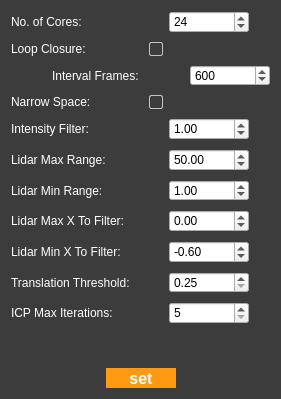
<?xml version="1.0" encoding="UTF-8"?>
<ui version="4.0">
 <class>settingClass</class>
 <widget class="QDialog" name="settingClass">
  <property name="geometry">
   <rect>
    <x>0</x>
    <y>0</y>
    <width>281</width>
    <height>399</height>
   </rect>
  </property>
  <property name="windowTitle">
   <string>setting</string>
  </property>
  <property name="styleSheet">
   <string notr="true">QGroupBox{border:none;}

QWidget#settingClass{background-color:#3d3c3c}

QPushButton{color:#ffffff} QPushButton{background:#ff9912;border:1px solid rgba(0,0,0,0);}
QPushButton::pressed{background-color:#969292} 
QPushButton::hover{background-color:#faab43} 

QLineEdit{background-color:#ffffff}

QCheckBox{color:#ff9800}
QCheckBox::indicator{ border: 1px solid #c4c4c4; border-radius: 2px;} 
QCheckBox::indicator:checked{ background-color:#FAAB43; }
QCheckBox::indicator:disabled{ background-color:#D9D9D9; } 

QDoubleSpinBox{selection-background-color: #faa028;}
QSpinBox{selection-background-color: #faa028;}

QLabel{color:#ffffff}</string>
  </property>
  <layout class="QVBoxLayout" name="verticalLayout_2">
   <item>
    <layout class="QVBoxLayout" name="verticalLayout">
     <property name="spacing">
      <number>9</number>
     </property>
     <item>
      <layout class="QHBoxLayout" name="horizontalLayout">
       <item>
        <widget class="QLabel" name="label_noOfCores">
         <property name="minimumSize">
          <size>
           <width>132</width>
           <height>0</height>
          </size>
         </property>
         <property name="font">
          <font>
           <family>Arial</family>
           <pointsize>9</pointsize>
           <weight>50</weight>
           <bold>false</bold>
          </font>
         </property>
         <property name="toolTip">
          <string>Number of cores</string>
         </property>
         <property name="text">
          <string>No. of Cores: </string>
         </property>
        </widget>
       </item>
       <item>
        <spacer name="horizontalSpacer_17">
         <property name="orientation">
          <enum>Qt::Horizontal</enum>
         </property>
         <property name="sizeHint" stdset="0">
          <size>
           <width>40</width>
           <height>20</height>
          </size>
         </property>
        </spacer>
       </item>
       <item>
        <widget class="QSpinBox" name="spinBox_noOfCores">
         <property name="minimumSize">
          <size>
           <width>80</width>
           <height>20</height>
          </size>
         </property>
         <property name="suffix">
          <string/>
         </property>
         <property name="prefix">
          <string/>
         </property>
         <property name="value">
          <number>24</number>
         </property>
        </widget>
       </item>
       <item>
        <spacer name="horizontalSpacer_2">
         <property name="orientation">
          <enum>Qt::Horizontal</enum>
         </property>
         <property name="sizeHint" stdset="0">
          <size>
           <width>40</width>
           <height>20</height>
          </size>
         </property>
        </spacer>
       </item>
      </layout>
     </item>
     <item>
      <layout class="QHBoxLayout" name="horizontalLayout_2">
       <item>
        <widget class="QLabel" name="label_loopClosure">
         <property name="minimumSize">
          <size>
           <width>132</width>
           <height>0</height>
          </size>
         </property>
         <property name="font">
          <font>
           <family>Arial</family>
           <pointsize>9</pointsize>
           <weight>50</weight>
           <bold>false</bold>
          </font>
         </property>
         <property name="text">
          <string>Loop Closure:</string>
         </property>
        </widget>
       </item>
       <item>
        <widget class="QCheckBox" name="checkBox_loopClosure">
         <property name="text">
          <string/>
         </property>
        </widget>
       </item>
      </layout>
     </item>
     <item>
      <layout class="QHBoxLayout" name="horizontalLayout_3">
       <item>
        <spacer name="horizontalSpacer">
         <property name="orientation">
          <enum>Qt::Horizontal</enum>
         </property>
         <property name="sizeHint" stdset="0">
          <size>
           <width>40</width>
           <height>20</height>
          </size>
         </property>
        </spacer>
       </item>
       <item>
        <widget class="QLabel" name="label_intervalFrames">
         <property name="minimumSize">
          <size>
           <width>132</width>
           <height>0</height>
          </size>
         </property>
         <property name="font">
          <font>
           <family>Arial</family>
           <pointsize>9</pointsize>
           <weight>50</weight>
           <bold>false</bold>
          </font>
         </property>
         <property name="text">
          <string>Interval Frames:</string>
         </property>
        </widget>
       </item>
       <item>
        <widget class="QSpinBox" name="spinBox_intervalFrames">
         <property name="minimumSize">
          <size>
           <width>80</width>
           <height>20</height>
          </size>
         </property>
         <property name="maximum">
          <number>1000000000</number>
         </property>
         <property name="value">
          <number>600</number>
         </property>
        </widget>
       </item>
      </layout>
     </item>
     <item>
      <layout class="QHBoxLayout" name="horizontalLayout_4">
       <item>
        <widget class="QLabel" name="label_narrowSpace">
         <property name="minimumSize">
          <size>
           <width>132</width>
           <height>0</height>
          </size>
         </property>
         <property name="font">
          <font>
           <family>Arial</family>
           <pointsize>9</pointsize>
           <weight>50</weight>
           <bold>false</bold>
          </font>
         </property>
         <property name="text">
          <string>Narrow Space:</string>
         </property>
        </widget>
       </item>
       <item>
        <widget class="QCheckBox" name="checkBox_narrowSpace">
         <property name="text">
          <string/>
         </property>
        </widget>
       </item>
      </layout>
     </item>
     <item>
      <layout class="QHBoxLayout" name="horizontalLayout_5">
       <item>
        <widget class="QLabel" name="label_intensityFilter">
         <property name="minimumSize">
          <size>
           <width>132</width>
           <height>0</height>
          </size>
         </property>
         <property name="font">
          <font>
           <family>Arial</family>
           <pointsize>9</pointsize>
           <weight>50</weight>
           <bold>false</bold>
          </font>
         </property>
         <property name="text">
          <string>Intensity Filter:</string>
         </property>
        </widget>
       </item>
       <item>
        <spacer name="horizontalSpacer_3">
         <property name="orientation">
          <enum>Qt::Horizontal</enum>
         </property>
         <property name="sizeHint" stdset="0">
          <size>
           <width>40</width>
           <height>20</height>
          </size>
         </property>
        </spacer>
       </item>
       <item>
        <widget class="QDoubleSpinBox" name="doubleSpinBox_intensityFilter">
         <property name="minimumSize">
          <size>
           <width>80</width>
           <height>20</height>
          </size>
         </property>
         <property name="maximum">
          <double>10.000000000000000</double>
         </property>
         <property name="value">
          <double>1.000000000000000</double>
         </property>
        </widget>
       </item>
       <item>
        <spacer name="horizontalSpacer_4">
         <property name="orientation">
          <enum>Qt::Horizontal</enum>
         </property>
         <property name="sizeHint" stdset="0">
          <size>
           <width>40</width>
           <height>20</height>
          </size>
         </property>
        </spacer>
       </item>
      </layout>
     </item>
     <item>
      <layout class="QHBoxLayout" name="horizontalLayout_6">
       <item>
        <widget class="QLabel" name="label_lidarMaxRange">
         <property name="minimumSize">
          <size>
           <width>132</width>
           <height>0</height>
          </size>
         </property>
         <property name="font">
          <font>
           <family>Arial</family>
           <pointsize>9</pointsize>
           <weight>50</weight>
           <bold>false</bold>
          </font>
         </property>
         <property name="text">
          <string>Lidar Max Range:</string>
         </property>
        </widget>
       </item>
       <item>
        <spacer name="horizontalSpacer_11">
         <property name="orientation">
          <enum>Qt::Horizontal</enum>
         </property>
         <property name="sizeHint" stdset="0">
          <size>
           <width>40</width>
           <height>20</height>
          </size>
         </property>
        </spacer>
       </item>
       <item>
        <widget class="QDoubleSpinBox" name="doubleSpinBox_lidarMaxRange">
         <property name="minimumSize">
          <size>
           <width>80</width>
           <height>20</height>
          </size>
         </property>
         <property name="minimum">
          <double>10.000000000000000</double>
         </property>
         <property name="maximum">
          <double>300.000000000000000</double>
         </property>
         <property name="value">
          <double>50.000000000000000</double>
         </property>
        </widget>
       </item>
       <item>
        <spacer name="horizontalSpacer_5">
         <property name="orientation">
          <enum>Qt::Horizontal</enum>
         </property>
         <property name="sizeHint" stdset="0">
          <size>
           <width>40</width>
           <height>20</height>
          </size>
         </property>
        </spacer>
       </item>
      </layout>
     </item>
     <item>
      <layout class="QHBoxLayout" name="horizontalLayout_7">
       <item>
        <widget class="QLabel" name="label_lidarMinRange">
         <property name="minimumSize">
          <size>
           <width>132</width>
           <height>0</height>
          </size>
         </property>
         <property name="font">
          <font>
           <family>Arial</family>
           <pointsize>9</pointsize>
           <weight>50</weight>
           <bold>false</bold>
          </font>
         </property>
         <property name="text">
          <string>Lidar Min Range:</string>
         </property>
        </widget>
       </item>
       <item>
        <spacer name="horizontalSpacer_12">
         <property name="orientation">
          <enum>Qt::Horizontal</enum>
         </property>
         <property name="sizeHint" stdset="0">
          <size>
           <width>40</width>
           <height>20</height>
          </size>
         </property>
        </spacer>
       </item>
       <item>
        <widget class="QDoubleSpinBox" name="doubleSpinBox_lidarMinRange">
         <property name="minimumSize">
          <size>
           <width>80</width>
           <height>20</height>
          </size>
         </property>
         <property name="minimum">
          <double>0.100000000000000</double>
         </property>
         <property name="maximum">
          <double>2.000000000000000</double>
         </property>
         <property name="value">
          <double>1.000000000000000</double>
         </property>
        </widget>
       </item>
       <item>
        <spacer name="horizontalSpacer_6">
         <property name="orientation">
          <enum>Qt::Horizontal</enum>
         </property>
         <property name="sizeHint" stdset="0">
          <size>
           <width>40</width>
           <height>20</height>
          </size>
         </property>
        </spacer>
       </item>
      </layout>
     </item>
     <item>
      <layout class="QHBoxLayout" name="horizontalLayout_8">
       <item>
        <widget class="QLabel" name="label_lidarMaxXToFilter">
         <property name="minimumSize">
          <size>
           <width>132</width>
           <height>0</height>
          </size>
         </property>
         <property name="font">
          <font>
           <family>Arial</family>
           <pointsize>9</pointsize>
           <weight>50</weight>
           <bold>false</bold>
          </font>
         </property>
         <property name="text">
          <string>Lidar Max X To Filter:</string>
         </property>
        </widget>
       </item>
       <item>
        <spacer name="horizontalSpacer_13">
         <property name="orientation">
          <enum>Qt::Horizontal</enum>
         </property>
         <property name="sizeHint" stdset="0">
          <size>
           <width>40</width>
           <height>20</height>
          </size>
         </property>
        </spacer>
       </item>
       <item>
        <widget class="QDoubleSpinBox" name="doubleSpinBox_lidarMaxXToFilter">
         <property name="minimumSize">
          <size>
           <width>80</width>
           <height>20</height>
          </size>
         </property>
         <property name="minimum">
          <double>-4.000000000000000</double>
         </property>
         <property name="maximum">
          <double>4.000000000000000</double>
         </property>
        </widget>
       </item>
       <item>
        <spacer name="horizontalSpacer_7">
         <property name="orientation">
          <enum>Qt::Horizontal</enum>
         </property>
         <property name="sizeHint" stdset="0">
          <size>
           <width>40</width>
           <height>20</height>
          </size>
         </property>
        </spacer>
       </item>
      </layout>
     </item>
     <item>
      <layout class="QHBoxLayout" name="horizontalLayout_9">
       <item>
        <widget class="QLabel" name="label_lidarMinXToFilter">
         <property name="minimumSize">
          <size>
           <width>132</width>
           <height>0</height>
          </size>
         </property>
         <property name="font">
          <font>
           <family>Arial</family>
           <pointsize>9</pointsize>
           <weight>50</weight>
           <bold>false</bold>
          </font>
         </property>
         <property name="text">
          <string>Lidar Min X To Filter:</string>
         </property>
        </widget>
       </item>
       <item>
        <spacer name="horizontalSpacer_14">
         <property name="orientation">
          <enum>Qt::Horizontal</enum>
         </property>
         <property name="sizeHint" stdset="0">
          <size>
           <width>40</width>
           <height>20</height>
          </size>
         </property>
        </spacer>
       </item>
       <item>
        <widget class="QDoubleSpinBox" name="doubleSpinBox_lidarMinXToFilter">
         <property name="minimumSize">
          <size>
           <width>80</width>
           <height>20</height>
          </size>
         </property>
         <property name="minimum">
          <double>-4.000000000000000</double>
         </property>
         <property name="maximum">
          <double>4.000000000000000</double>
         </property>
         <property name="value">
          <double>-0.600000000000000</double>
         </property>
        </widget>
       </item>
       <item>
        <spacer name="horizontalSpacer_8">
         <property name="orientation">
          <enum>Qt::Horizontal</enum>
         </property>
         <property name="sizeHint" stdset="0">
          <size>
           <width>40</width>
           <height>20</height>
          </size>
         </property>
        </spacer>
       </item>
      </layout>
     </item>
     <item>
      <layout class="QHBoxLayout" name="horizontalLayout_10">
       <item>
        <widget class="QLabel" name="label_translationThreshold">
         <property name="minimumSize">
          <size>
           <width>132</width>
           <height>0</height>
          </size>
         </property>
         <property name="font">
          <font>
           <family>Arial</family>
           <pointsize>9</pointsize>
           <weight>50</weight>
           <bold>false</bold>
          </font>
         </property>
         <property name="text">
          <string>Translation Threshold:</string>
         </property>
        </widget>
       </item>
       <item>
        <spacer name="horizontalSpacer_15">
         <property name="orientation">
          <enum>Qt::Horizontal</enum>
         </property>
         <property name="sizeHint" stdset="0">
          <size>
           <width>40</width>
           <height>20</height>
          </size>
         </property>
        </spacer>
       </item>
       <item>
        <widget class="QDoubleSpinBox" name="doubleSpinBox_translationThreshold">
         <property name="minimumSize">
          <size>
           <width>80</width>
           <height>20</height>
          </size>
         </property>
         <property name="minimum">
          <double>0.250000000000000</double>
         </property>
         <property name="maximum">
          <double>1000.000000000000000</double>
         </property>
         <property name="value">
          <double>0.250000000000000</double>
         </property>
        </widget>
       </item>
       <item>
        <spacer name="horizontalSpacer_9">
         <property name="orientation">
          <enum>Qt::Horizontal</enum>
         </property>
         <property name="sizeHint" stdset="0">
          <size>
           <width>40</width>
           <height>20</height>
          </size>
         </property>
        </spacer>
       </item>
      </layout>
     </item>
     <item>
      <layout class="QHBoxLayout" name="horizontalLayout_11">
       <item>
        <widget class="QLabel" name="label_icpMaximumIterations">
         <property name="minimumSize">
          <size>
           <width>132</width>
           <height>0</height>
          </size>
         </property>
         <property name="font">
          <font>
           <family>Arial</family>
           <pointsize>9</pointsize>
           <weight>50</weight>
           <bold>false</bold>
          </font>
         </property>
         <property name="text">
          <string>ICP Max Iterations:</string>
         </property>
        </widget>
       </item>
       <item>
        <spacer name="horizontalSpacer_16">
         <property name="orientation">
          <enum>Qt::Horizontal</enum>
         </property>
         <property name="sizeHint" stdset="0">
          <size>
           <width>40</width>
           <height>20</height>
          </size>
         </property>
        </spacer>
       </item>
       <item>
        <widget class="QSpinBox" name="spinBox_icpMaximumIterations">
         <property name="minimumSize">
          <size>
           <width>80</width>
           <height>20</height>
          </size>
         </property>
         <property name="minimum">
          <number>5</number>
         </property>
         <property name="maximum">
          <number>20</number>
         </property>
        </widget>
       </item>
       <item>
        <spacer name="horizontalSpacer_10">
         <property name="orientation">
          <enum>Qt::Horizontal</enum>
         </property>
         <property name="sizeHint" stdset="0">
          <size>
           <width>40</width>
           <height>20</height>
          </size>
         </property>
        </spacer>
       </item>
      </layout>
     </item>
    </layout>
   </item>
   <item>
    <spacer name="verticalSpacer">
     <property name="orientation">
      <enum>Qt::Vertical</enum>
     </property>
     <property name="sizeHint" stdset="0">
      <size>
       <width>20</width>
       <height>40</height>
      </size>
     </property>
    </spacer>
   </item>
   <item>
    <layout class="QHBoxLayout" name="horizontalLayout_12">
     <item>
      <spacer name="horizontalSpacer_18">
       <property name="orientation">
        <enum>Qt::Horizontal</enum>
       </property>
       <property name="sizeHint" stdset="0">
        <size>
         <width>40</width>
         <height>20</height>
        </size>
       </property>
      </spacer>
     </item>
     <item>
      <widget class="QPushButton" name="pushButton">
       <property name="minimumSize">
        <size>
         <width>70</width>
         <height>20</height>
        </size>
       </property>
       <property name="font">
        <font>
         <family>Arial</family>
         <pointsize>12</pointsize>
         <weight>75</weight>
         <bold>true</bold>
        </font>
       </property>
       <property name="text">
        <string>set</string>
       </property>
      </widget>
     </item>
     <item>
      <spacer name="horizontalSpacer_20">
       <property name="orientation">
        <enum>Qt::Horizontal</enum>
       </property>
       <property name="sizeHint" stdset="0">
        <size>
         <width>40</width>
         <height>20</height>
        </size>
       </property>
      </spacer>
     </item>
    </layout>
   </item>
  </layout>
 </widget>
 <layoutdefault spacing="6" margin="11"/>
 <resources/>
 <connections/>
</ui>
